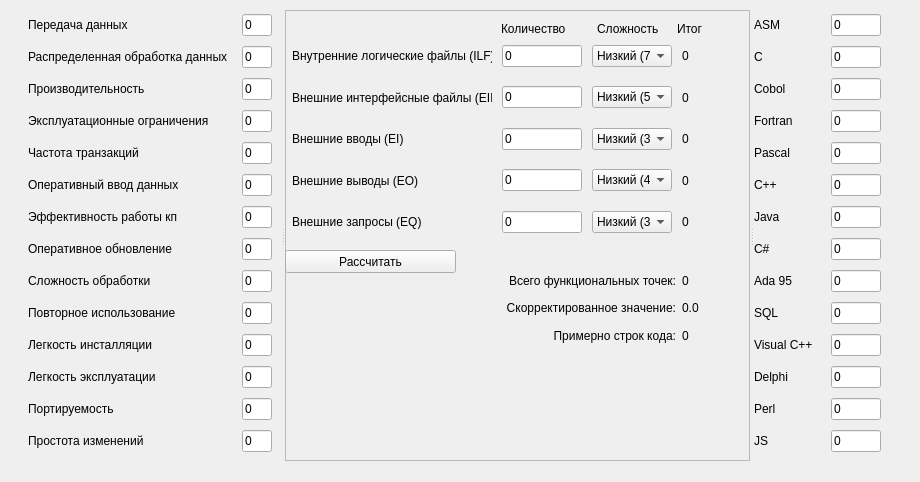
<?xml version="1.0" encoding="UTF-8"?>
<ui version="4.0">
 <class>FPMainWindow</class>
 <widget class="QMainWindow" name="FPMainWindow">
  <property name="geometry">
   <rect>
    <x>0</x>
    <y>0</y>
    <width>920</width>
    <height>482</height>
   </rect>
  </property>
  <property name="windowTitle">
   <string>Functional Points</string>
  </property>
  <widget class="QWidget" name="centralwidget">
   <widget class="QSplitter" name="splitter">
    <property name="geometry">
     <rect>
      <x>20</x>
      <y>10</y>
      <width>861</width>
      <height>451</height>
     </rect>
    </property>
    <property name="orientation">
     <enum>Qt::Horizontal</enum>
    </property>
    <widget class="QWidget" name="layoutWidget">
     <layout class="QVBoxLayout" name="verticalLayout">
      <item>
       <layout class="QHBoxLayout" name="horizontalLayout">
        <item>
         <widget class="QLabel" name="label">
          <property name="maximumSize">
           <size>
            <width>200</width>
            <height>16777215</height>
           </size>
          </property>
          <property name="text">
           <string>Передача данных</string>
          </property>
         </widget>
        </item>
        <item>
         <widget class="QLineEdit" name="entry_param1">
          <property name="maximumSize">
           <size>
            <width>30</width>
            <height>16777215</height>
           </size>
          </property>
          <property name="text">
           <string>0</string>
          </property>
         </widget>
        </item>
       </layout>
      </item>
      <item>
       <layout class="QHBoxLayout" name="horizontalLayout_2">
        <item>
         <widget class="QLabel" name="label_2">
          <property name="maximumSize">
           <size>
            <width>200</width>
            <height>16777215</height>
           </size>
          </property>
          <property name="text">
           <string>Распределенная обработка данных</string>
          </property>
         </widget>
        </item>
        <item>
         <widget class="QLineEdit" name="entry_param2">
          <property name="maximumSize">
           <size>
            <width>30</width>
            <height>16777215</height>
           </size>
          </property>
          <property name="text">
           <string>0</string>
          </property>
         </widget>
        </item>
       </layout>
      </item>
      <item>
       <layout class="QHBoxLayout" name="horizontalLayout_3">
        <item>
         <widget class="QLabel" name="label_3">
          <property name="maximumSize">
           <size>
            <width>200</width>
            <height>16777215</height>
           </size>
          </property>
          <property name="text">
           <string>Производительность</string>
          </property>
         </widget>
        </item>
        <item>
         <widget class="QLineEdit" name="entry_param3">
          <property name="maximumSize">
           <size>
            <width>30</width>
            <height>16777215</height>
           </size>
          </property>
          <property name="text">
           <string>0</string>
          </property>
         </widget>
        </item>
       </layout>
      </item>
      <item>
       <layout class="QHBoxLayout" name="horizontalLayout_4">
        <item>
         <widget class="QLabel" name="label_4">
          <property name="maximumSize">
           <size>
            <width>200</width>
            <height>16777215</height>
           </size>
          </property>
          <property name="text">
           <string>Эксплуатационные ограничения</string>
          </property>
         </widget>
        </item>
        <item>
         <widget class="QLineEdit" name="entry_param4">
          <property name="maximumSize">
           <size>
            <width>30</width>
            <height>16777215</height>
           </size>
          </property>
          <property name="text">
           <string>0</string>
          </property>
         </widget>
        </item>
       </layout>
      </item>
      <item>
       <layout class="QHBoxLayout" name="horizontalLayout_5">
        <item>
         <widget class="QLabel" name="label_5">
          <property name="maximumSize">
           <size>
            <width>200</width>
            <height>16777215</height>
           </size>
          </property>
          <property name="text">
           <string>Частота транзакций</string>
          </property>
         </widget>
        </item>
        <item>
         <widget class="QLineEdit" name="entry_param5">
          <property name="maximumSize">
           <size>
            <width>30</width>
            <height>16777215</height>
           </size>
          </property>
          <property name="text">
           <string>0</string>
          </property>
         </widget>
        </item>
       </layout>
      </item>
      <item>
       <layout class="QHBoxLayout" name="horizontalLayout_7">
        <item>
         <widget class="QLabel" name="label_7">
          <property name="maximumSize">
           <size>
            <width>200</width>
            <height>16777215</height>
           </size>
          </property>
          <property name="text">
           <string>Оперативный ввод данных</string>
          </property>
         </widget>
        </item>
        <item>
         <widget class="QLineEdit" name="entry_param6">
          <property name="maximumSize">
           <size>
            <width>30</width>
            <height>16777215</height>
           </size>
          </property>
          <property name="text">
           <string>0</string>
          </property>
         </widget>
        </item>
       </layout>
      </item>
      <item>
       <layout class="QHBoxLayout" name="horizontalLayout_8">
        <item>
         <widget class="QLabel" name="label_8">
          <property name="maximumSize">
           <size>
            <width>200</width>
            <height>16777215</height>
           </size>
          </property>
          <property name="text">
           <string>Эффективность работы кп</string>
          </property>
         </widget>
        </item>
        <item>
         <widget class="QLineEdit" name="entry_param7">
          <property name="maximumSize">
           <size>
            <width>30</width>
            <height>16777215</height>
           </size>
          </property>
          <property name="text">
           <string>0</string>
          </property>
         </widget>
        </item>
       </layout>
      </item>
      <item>
       <layout class="QHBoxLayout" name="horizontalLayout_12">
        <item>
         <widget class="QLabel" name="label_12">
          <property name="maximumSize">
           <size>
            <width>200</width>
            <height>16777215</height>
           </size>
          </property>
          <property name="text">
           <string>Оперативное обновление</string>
          </property>
         </widget>
        </item>
        <item>
         <widget class="QLineEdit" name="entry_param8">
          <property name="maximumSize">
           <size>
            <width>30</width>
            <height>16777215</height>
           </size>
          </property>
          <property name="text">
           <string>0</string>
          </property>
         </widget>
        </item>
       </layout>
      </item>
      <item>
       <layout class="QHBoxLayout" name="horizontalLayout_13">
        <item>
         <widget class="QLabel" name="label_13">
          <property name="maximumSize">
           <size>
            <width>200</width>
            <height>16777215</height>
           </size>
          </property>
          <property name="text">
           <string>Сложность обработки</string>
          </property>
         </widget>
        </item>
        <item>
         <widget class="QLineEdit" name="entry_param9">
          <property name="maximumSize">
           <size>
            <width>30</width>
            <height>16777215</height>
           </size>
          </property>
          <property name="text">
           <string>0</string>
          </property>
         </widget>
        </item>
       </layout>
      </item>
      <item>
       <layout class="QHBoxLayout" name="horizontalLayout_11">
        <item>
         <widget class="QLabel" name="label_11">
          <property name="maximumSize">
           <size>
            <width>200</width>
            <height>16777215</height>
           </size>
          </property>
          <property name="text">
           <string>Повторное использование</string>
          </property>
         </widget>
        </item>
        <item>
         <widget class="QLineEdit" name="entry_param10">
          <property name="maximumSize">
           <size>
            <width>30</width>
            <height>16777215</height>
           </size>
          </property>
          <property name="text">
           <string>0</string>
          </property>
         </widget>
        </item>
       </layout>
      </item>
      <item>
       <layout class="QHBoxLayout" name="horizontalLayout_10">
        <item>
         <widget class="QLabel" name="label_10">
          <property name="maximumSize">
           <size>
            <width>200</width>
            <height>16777215</height>
           </size>
          </property>
          <property name="text">
           <string>Легкость инсталляции</string>
          </property>
         </widget>
        </item>
        <item>
         <widget class="QLineEdit" name="entry_param11">
          <property name="maximumSize">
           <size>
            <width>30</width>
            <height>16777215</height>
           </size>
          </property>
          <property name="text">
           <string>0</string>
          </property>
         </widget>
        </item>
       </layout>
      </item>
      <item>
       <layout class="QHBoxLayout" name="horizontalLayout_15">
        <item>
         <widget class="QLabel" name="label_15">
          <property name="maximumSize">
           <size>
            <width>200</width>
            <height>16777215</height>
           </size>
          </property>
          <property name="text">
           <string>Легкость эксплуатации</string>
          </property>
         </widget>
        </item>
        <item>
         <widget class="QLineEdit" name="entry_param12">
          <property name="maximumSize">
           <size>
            <width>30</width>
            <height>16777215</height>
           </size>
          </property>
          <property name="text">
           <string>0</string>
          </property>
         </widget>
        </item>
       </layout>
      </item>
      <item>
       <layout class="QHBoxLayout" name="horizontalLayout_14">
        <item>
         <widget class="QLabel" name="label_14">
          <property name="maximumSize">
           <size>
            <width>200</width>
            <height>16777215</height>
           </size>
          </property>
          <property name="text">
           <string>Портируемость</string>
          </property>
         </widget>
        </item>
        <item>
         <widget class="QLineEdit" name="entry_param13">
          <property name="maximumSize">
           <size>
            <width>30</width>
            <height>16777215</height>
           </size>
          </property>
          <property name="text">
           <string>0</string>
          </property>
         </widget>
        </item>
       </layout>
      </item>
      <item>
       <layout class="QHBoxLayout" name="horizontalLayout_9">
        <item>
         <widget class="QLabel" name="label_9">
          <property name="maximumSize">
           <size>
            <width>200</width>
            <height>16777215</height>
           </size>
          </property>
          <property name="text">
           <string>Простота изменений</string>
          </property>
         </widget>
        </item>
        <item>
         <widget class="QLineEdit" name="entry_param14">
          <property name="maximumSize">
           <size>
            <width>30</width>
            <height>16777215</height>
           </size>
          </property>
          <property name="text">
           <string>0</string>
          </property>
         </widget>
        </item>
       </layout>
      </item>
     </layout>
    </widget>
    <widget class="QFrame" name="frame">
     <property name="minimumSize">
      <size>
       <width>420</width>
       <height>0</height>
      </size>
     </property>
     <property name="frameShape">
      <enum>QFrame::StyledPanel</enum>
     </property>
     <property name="frameShadow">
      <enum>QFrame::Raised</enum>
     </property>
     <widget class="QWidget" name="layoutWidget">
      <property name="geometry">
       <rect>
        <x>210</x>
        <y>10</y>
        <width>221</width>
        <height>18</height>
       </rect>
      </property>
      <layout class="QHBoxLayout" name="horizontalLayout_35">
       <item>
        <widget class="QLabel" name="label_27">
         <property name="minimumSize">
          <size>
           <width>84</width>
           <height>0</height>
          </size>
         </property>
         <property name="maximumSize">
          <size>
           <width>80</width>
           <height>16777215</height>
          </size>
         </property>
         <property name="text">
          <string>Количество</string>
         </property>
        </widget>
       </item>
       <item>
        <widget class="QLabel" name="label_28">
         <property name="minimumSize">
          <size>
           <width>65</width>
           <height>0</height>
          </size>
         </property>
         <property name="maximumSize">
          <size>
           <width>68</width>
           <height>16777215</height>
          </size>
         </property>
         <property name="text">
          <string>Сложность</string>
         </property>
        </widget>
       </item>
       <item>
        <widget class="QLabel" name="label_29">
         <property name="minimumSize">
          <size>
           <width>30</width>
           <height>0</height>
          </size>
         </property>
         <property name="maximumSize">
          <size>
           <width>30</width>
           <height>16777215</height>
          </size>
         </property>
         <property name="text">
          <string>Итог</string>
         </property>
        </widget>
       </item>
      </layout>
     </widget>
     <widget class="QWidget" name="layoutWidget">
      <property name="geometry">
       <rect>
        <x>3</x>
        <y>28</y>
        <width>411</width>
        <height>202</height>
       </rect>
      </property>
      <layout class="QVBoxLayout" name="verticalLayout_3">
       <item>
        <layout class="QHBoxLayout" name="horizontalLayout_33">
         <item>
          <widget class="QLabel" name="label_18">
           <property name="minimumSize">
            <size>
             <width>200</width>
             <height>0</height>
            </size>
           </property>
           <property name="maximumSize">
            <size>
             <width>200</width>
             <height>16777215</height>
            </size>
           </property>
           <property name="text">
            <string>Внутренние логические файлы (ILF)</string>
           </property>
          </widget>
         </item>
         <item>
          <widget class="QLineEdit" name="entry_ilf">
           <property name="minimumSize">
            <size>
             <width>80</width>
             <height>0</height>
            </size>
           </property>
           <property name="maximumSize">
            <size>
             <width>80</width>
             <height>16777215</height>
            </size>
           </property>
           <property name="text">
            <string>0</string>
           </property>
          </widget>
         </item>
         <item>
          <widget class="QComboBox" name="cb_ilf">
           <property name="minimumSize">
            <size>
             <width>70</width>
             <height>0</height>
            </size>
           </property>
           <property name="maximumSize">
            <size>
             <width>80</width>
             <height>16777215</height>
            </size>
           </property>
           <item>
            <property name="text">
             <string>Низкий (7)</string>
            </property>
           </item>
           <item>
            <property name="text">
             <string>Средний (10)</string>
            </property>
           </item>
           <item>
            <property name="text">
             <string>Высокий (15)</string>
            </property>
           </item>
          </widget>
         </item>
         <item>
          <widget class="QLabel" name="ILFLabel">
           <property name="maximumSize">
            <size>
             <width>10</width>
             <height>16777215</height>
            </size>
           </property>
           <property name="text">
            <string>0</string>
           </property>
          </widget>
         </item>
        </layout>
       </item>
       <item>
        <layout class="QHBoxLayout" name="horizontalLayout_34">
         <item>
          <widget class="QLabel" name="label_19">
           <property name="minimumSize">
            <size>
             <width>200</width>
             <height>0</height>
            </size>
           </property>
           <property name="maximumSize">
            <size>
             <width>200</width>
             <height>16777215</height>
            </size>
           </property>
           <property name="text">
            <string>Внешние интерфейсные файлы (EIF)</string>
           </property>
          </widget>
         </item>
         <item>
          <widget class="QLineEdit" name="entry_eif">
           <property name="minimumSize">
            <size>
             <width>80</width>
             <height>0</height>
            </size>
           </property>
           <property name="maximumSize">
            <size>
             <width>80</width>
             <height>16777215</height>
            </size>
           </property>
           <property name="text">
            <string>0</string>
           </property>
          </widget>
         </item>
         <item>
          <widget class="QComboBox" name="cb_eif">
           <property name="minimumSize">
            <size>
             <width>70</width>
             <height>0</height>
            </size>
           </property>
           <property name="maximumSize">
            <size>
             <width>80</width>
             <height>16777215</height>
            </size>
           </property>
           <item>
            <property name="text">
             <string>Низкий (5)</string>
            </property>
           </item>
           <item>
            <property name="text">
             <string>Средний (7)</string>
            </property>
           </item>
           <item>
            <property name="text">
             <string>Высокий (10)</string>
            </property>
           </item>
          </widget>
         </item>
         <item>
          <widget class="QLabel" name="EIFLabel">
           <property name="maximumSize">
            <size>
             <width>10</width>
             <height>16777215</height>
            </size>
           </property>
           <property name="text">
            <string>0</string>
           </property>
          </widget>
         </item>
        </layout>
       </item>
       <item>
        <layout class="QHBoxLayout" name="horizontalLayout_30">
         <item>
          <widget class="QLabel" name="label_20">
           <property name="minimumSize">
            <size>
             <width>200</width>
             <height>0</height>
            </size>
           </property>
           <property name="maximumSize">
            <size>
             <width>200</width>
             <height>16777215</height>
            </size>
           </property>
           <property name="text">
            <string>Внешние вводы (EI)</string>
           </property>
          </widget>
         </item>
         <item>
          <widget class="QLineEdit" name="entry_ei">
           <property name="minimumSize">
            <size>
             <width>80</width>
             <height>0</height>
            </size>
           </property>
           <property name="maximumSize">
            <size>
             <width>80</width>
             <height>16777215</height>
            </size>
           </property>
           <property name="text">
            <string>0</string>
           </property>
          </widget>
         </item>
         <item>
          <widget class="QComboBox" name="cb_ei">
           <property name="minimumSize">
            <size>
             <width>70</width>
             <height>0</height>
            </size>
           </property>
           <property name="maximumSize">
            <size>
             <width>80</width>
             <height>16777215</height>
            </size>
           </property>
           <item>
            <property name="text">
             <string>Низкий (3)</string>
            </property>
           </item>
           <item>
            <property name="text">
             <string>Средний (4)</string>
            </property>
           </item>
           <item>
            <property name="text">
             <string>Высокий (6)</string>
            </property>
           </item>
          </widget>
         </item>
         <item>
          <widget class="QLabel" name="EILabel">
           <property name="maximumSize">
            <size>
             <width>10</width>
             <height>16777215</height>
            </size>
           </property>
           <property name="text">
            <string>0</string>
           </property>
          </widget>
         </item>
        </layout>
       </item>
       <item>
        <layout class="QHBoxLayout" name="horizontalLayout_31">
         <item>
          <widget class="QLabel" name="label_16">
           <property name="minimumSize">
            <size>
             <width>200</width>
             <height>0</height>
            </size>
           </property>
           <property name="maximumSize">
            <size>
             <width>200</width>
             <height>16777215</height>
            </size>
           </property>
           <property name="text">
            <string>Внешние выводы (EO)</string>
           </property>
          </widget>
         </item>
         <item>
          <widget class="QLineEdit" name="entry_eo">
           <property name="minimumSize">
            <size>
             <width>80</width>
             <height>0</height>
            </size>
           </property>
           <property name="maximumSize">
            <size>
             <width>80</width>
             <height>16777215</height>
            </size>
           </property>
           <property name="text">
            <string>0</string>
           </property>
          </widget>
         </item>
         <item>
          <widget class="QComboBox" name="cb_eo">
           <property name="minimumSize">
            <size>
             <width>70</width>
             <height>0</height>
            </size>
           </property>
           <property name="maximumSize">
            <size>
             <width>80</width>
             <height>16777215</height>
            </size>
           </property>
           <item>
            <property name="text">
             <string>Низкий (4)</string>
            </property>
           </item>
           <item>
            <property name="text">
             <string>Средний (5)</string>
            </property>
           </item>
           <item>
            <property name="text">
             <string>Высокий (7)</string>
            </property>
           </item>
          </widget>
         </item>
         <item>
          <widget class="QLabel" name="EOLabel">
           <property name="maximumSize">
            <size>
             <width>10</width>
             <height>16777215</height>
            </size>
           </property>
           <property name="text">
            <string>0</string>
           </property>
          </widget>
         </item>
        </layout>
       </item>
       <item>
        <layout class="QHBoxLayout" name="horizontalLayout_32">
         <item>
          <widget class="QLabel" name="label_17">
           <property name="minimumSize">
            <size>
             <width>200</width>
             <height>0</height>
            </size>
           </property>
           <property name="maximumSize">
            <size>
             <width>200</width>
             <height>16777215</height>
            </size>
           </property>
           <property name="text">
            <string>Внешние запросы (EQ)</string>
           </property>
          </widget>
         </item>
         <item>
          <widget class="QLineEdit" name="entry_eq">
           <property name="minimumSize">
            <size>
             <width>80</width>
             <height>0</height>
            </size>
           </property>
           <property name="maximumSize">
            <size>
             <width>80</width>
             <height>16777215</height>
            </size>
           </property>
           <property name="text">
            <string>0</string>
           </property>
          </widget>
         </item>
         <item>
          <widget class="QComboBox" name="cb_eq">
           <property name="minimumSize">
            <size>
             <width>70</width>
             <height>0</height>
            </size>
           </property>
           <property name="maximumSize">
            <size>
             <width>80</width>
             <height>16777215</height>
            </size>
           </property>
           <item>
            <property name="text">
             <string>Низкий (3)</string>
            </property>
           </item>
           <item>
            <property name="text">
             <string>Средний (4)</string>
            </property>
           </item>
           <item>
            <property name="text">
             <string>Высокий (6)</string>
            </property>
           </item>
          </widget>
         </item>
         <item>
          <widget class="QLabel" name="EQLabel">
           <property name="maximumSize">
            <size>
             <width>10</width>
             <height>16777215</height>
            </size>
           </property>
           <property name="text">
            <string>0</string>
           </property>
          </widget>
         </item>
        </layout>
       </item>
      </layout>
     </widget>
     <widget class="QPushButton" name="btn_calculate">
      <property name="geometry">
       <rect>
        <x>0</x>
        <y>240</y>
        <width>171</width>
        <height>23</height>
       </rect>
      </property>
      <property name="text">
       <string>Рассчитать</string>
      </property>
     </widget>
     <widget class="QWidget" name="layoutWidget">
      <property name="geometry">
       <rect>
        <x>190</x>
        <y>260</y>
        <width>237</width>
        <height>76</height>
       </rect>
      </property>
      <layout class="QVBoxLayout" name="verticalLayout_4">
       <item>
        <layout class="QHBoxLayout" name="horizontalLayout_36">
         <item>
          <widget class="QLabel" name="label_21">
           <property name="text">
            <string>Всего функциональных точек:</string>
           </property>
           <property name="alignment">
            <set>Qt::AlignRight|Qt::AlignTrailing|Qt::AlignVCenter</set>
           </property>
          </widget>
         </item>
         <item>
          <widget class="QLabel" name="label_fp_total">
           <property name="minimumSize">
            <size>
             <width>30</width>
             <height>0</height>
            </size>
           </property>
           <property name="maximumSize">
            <size>
             <width>30</width>
             <height>16777215</height>
            </size>
           </property>
           <property name="text">
            <string>0</string>
           </property>
          </widget>
         </item>
        </layout>
       </item>
       <item>
        <layout class="QHBoxLayout" name="horizontalLayout_38">
         <item>
          <widget class="QLabel" name="label_23">
           <property name="text">
            <string>Скорректированное значение:</string>
           </property>
           <property name="alignment">
            <set>Qt::AlignRight|Qt::AlignTrailing|Qt::AlignVCenter</set>
           </property>
          </widget>
         </item>
         <item>
          <widget class="QLabel" name="label_fp_corrected">
           <property name="minimumSize">
            <size>
             <width>30</width>
             <height>0</height>
            </size>
           </property>
           <property name="maximumSize">
            <size>
             <width>30</width>
             <height>16777215</height>
            </size>
           </property>
           <property name="text">
            <string>0.0</string>
           </property>
          </widget>
         </item>
        </layout>
       </item>
       <item>
        <layout class="QHBoxLayout" name="horizontalLayout_37">
         <item>
          <widget class="QLabel" name="label_22">
           <property name="text">
            <string>Примерно строк кода:</string>
           </property>
           <property name="alignment">
            <set>Qt::AlignRight|Qt::AlignTrailing|Qt::AlignVCenter</set>
           </property>
          </widget>
         </item>
         <item>
          <widget class="QLabel" name="label_loc">
           <property name="minimumSize">
            <size>
             <width>30</width>
             <height>0</height>
            </size>
           </property>
           <property name="maximumSize">
            <size>
             <width>30</width>
             <height>16777215</height>
            </size>
           </property>
           <property name="text">
            <string>0</string>
           </property>
          </widget>
         </item>
        </layout>
       </item>
      </layout>
     </widget>
    </widget>
    <widget class="QWidget" name="layoutWidget">
     <layout class="QVBoxLayout" name="verticalLayout_2">
      <item>
       <layout class="QHBoxLayout" name="horizontalLayout_16">
        <item>
         <widget class="QLabel" name="label_31">
          <property name="text">
           <string>ASM</string>
          </property>
         </widget>
        </item>
        <item>
         <widget class="QLineEdit" name="entry_percent_asm">
          <property name="minimumSize">
           <size>
            <width>50</width>
            <height>0</height>
           </size>
          </property>
          <property name="maximumSize">
           <size>
            <width>50</width>
            <height>16777215</height>
           </size>
          </property>
          <property name="text">
           <string>0</string>
          </property>
         </widget>
        </item>
       </layout>
      </item>
      <item>
       <layout class="QHBoxLayout" name="horizontalLayout_17">
        <item>
         <widget class="QLabel" name="label_32">
          <property name="text">
           <string>C</string>
          </property>
         </widget>
        </item>
        <item>
         <widget class="QLineEdit" name="entry_percent_c">
          <property name="minimumSize">
           <size>
            <width>50</width>
            <height>0</height>
           </size>
          </property>
          <property name="maximumSize">
           <size>
            <width>50</width>
            <height>16777215</height>
           </size>
          </property>
          <property name="text">
           <string>0</string>
          </property>
         </widget>
        </item>
       </layout>
      </item>
      <item>
       <layout class="QHBoxLayout" name="horizontalLayout_18">
        <item>
         <widget class="QLabel" name="label_33">
          <property name="text">
           <string>Cobol</string>
          </property>
         </widget>
        </item>
        <item>
         <widget class="QLineEdit" name="entry_percent_cobol">
          <property name="minimumSize">
           <size>
            <width>50</width>
            <height>0</height>
           </size>
          </property>
          <property name="maximumSize">
           <size>
            <width>50</width>
            <height>16777215</height>
           </size>
          </property>
          <property name="text">
           <string>0</string>
          </property>
         </widget>
        </item>
       </layout>
      </item>
      <item>
       <layout class="QHBoxLayout" name="horizontalLayout_19">
        <item>
         <widget class="QLabel" name="label_34">
          <property name="text">
           <string>Fortran</string>
          </property>
         </widget>
        </item>
        <item>
         <widget class="QLineEdit" name="entry_percent_fortran">
          <property name="minimumSize">
           <size>
            <width>50</width>
            <height>0</height>
           </size>
          </property>
          <property name="maximumSize">
           <size>
            <width>50</width>
            <height>16777215</height>
           </size>
          </property>
          <property name="text">
           <string>0</string>
          </property>
         </widget>
        </item>
       </layout>
      </item>
      <item>
       <layout class="QHBoxLayout" name="horizontalLayout_20">
        <item>
         <widget class="QLabel" name="label_35">
          <property name="text">
           <string>Pascal</string>
          </property>
         </widget>
        </item>
        <item>
         <widget class="QLineEdit" name="entry_percent_pascal">
          <property name="minimumSize">
           <size>
            <width>50</width>
            <height>0</height>
           </size>
          </property>
          <property name="maximumSize">
           <size>
            <width>50</width>
            <height>16777215</height>
           </size>
          </property>
          <property name="text">
           <string>0</string>
          </property>
         </widget>
        </item>
       </layout>
      </item>
      <item>
       <layout class="QHBoxLayout" name="horizontalLayout_21">
        <item>
         <widget class="QLabel" name="label_36">
          <property name="text">
           <string>C++</string>
          </property>
         </widget>
        </item>
        <item>
         <widget class="QLineEdit" name="entry_percent_cpp">
          <property name="minimumSize">
           <size>
            <width>50</width>
            <height>0</height>
           </size>
          </property>
          <property name="maximumSize">
           <size>
            <width>50</width>
            <height>16777215</height>
           </size>
          </property>
          <property name="text">
           <string>0</string>
          </property>
         </widget>
        </item>
       </layout>
      </item>
      <item>
       <layout class="QHBoxLayout" name="horizontalLayout_22">
        <item>
         <widget class="QLabel" name="label_37">
          <property name="text">
           <string>Java</string>
          </property>
         </widget>
        </item>
        <item>
         <widget class="QLineEdit" name="entry_percent_java">
          <property name="minimumSize">
           <size>
            <width>50</width>
            <height>0</height>
           </size>
          </property>
          <property name="maximumSize">
           <size>
            <width>50</width>
            <height>16777215</height>
           </size>
          </property>
          <property name="text">
           <string>0</string>
          </property>
         </widget>
        </item>
       </layout>
      </item>
      <item>
       <layout class="QHBoxLayout" name="horizontalLayout_23">
        <item>
         <widget class="QLabel" name="label_70">
          <property name="text">
           <string>C#</string>
          </property>
         </widget>
        </item>
        <item>
         <widget class="QLineEdit" name="entry_percent_cs">
          <property name="minimumSize">
           <size>
            <width>50</width>
            <height>0</height>
           </size>
          </property>
          <property name="maximumSize">
           <size>
            <width>50</width>
            <height>16777215</height>
           </size>
          </property>
          <property name="text">
           <string>0</string>
          </property>
         </widget>
        </item>
       </layout>
      </item>
      <item>
       <layout class="QHBoxLayout" name="horizontalLayout_24">
        <item>
         <widget class="QLabel" name="label_43">
          <property name="text">
           <string>Ada 95</string>
          </property>
         </widget>
        </item>
        <item>
         <widget class="QLineEdit" name="entry_percent_ada">
          <property name="minimumSize">
           <size>
            <width>50</width>
            <height>0</height>
           </size>
          </property>
          <property name="maximumSize">
           <size>
            <width>50</width>
            <height>16777215</height>
           </size>
          </property>
          <property name="text">
           <string>0</string>
          </property>
         </widget>
        </item>
       </layout>
      </item>
      <item>
       <layout class="QHBoxLayout" name="horizontalLayout_25">
        <item>
         <widget class="QLabel" name="label_42">
          <property name="text">
           <string>SQL</string>
          </property>
         </widget>
        </item>
        <item>
         <widget class="QLineEdit" name="entry_percent_sql">
          <property name="minimumSize">
           <size>
            <width>50</width>
            <height>0</height>
           </size>
          </property>
          <property name="maximumSize">
           <size>
            <width>50</width>
            <height>16777215</height>
           </size>
          </property>
          <property name="text">
           <string>0</string>
          </property>
         </widget>
        </item>
       </layout>
      </item>
      <item>
       <layout class="QHBoxLayout" name="horizontalLayout_26">
        <item>
         <widget class="QLabel" name="label_41">
          <property name="text">
           <string>Visual C++</string>
          </property>
         </widget>
        </item>
        <item>
         <widget class="QLineEdit" name="entry_percent_vcpp">
          <property name="minimumSize">
           <size>
            <width>50</width>
            <height>0</height>
           </size>
          </property>
          <property name="maximumSize">
           <size>
            <width>50</width>
            <height>16777215</height>
           </size>
          </property>
          <property name="text">
           <string>0</string>
          </property>
         </widget>
        </item>
       </layout>
      </item>
      <item>
       <layout class="QHBoxLayout" name="horizontalLayout_27">
        <item>
         <widget class="QLabel" name="label_40">
          <property name="text">
           <string>Delphi</string>
          </property>
         </widget>
        </item>
        <item>
         <widget class="QLineEdit" name="entry_percent_delphi">
          <property name="minimumSize">
           <size>
            <width>50</width>
            <height>0</height>
           </size>
          </property>
          <property name="maximumSize">
           <size>
            <width>50</width>
            <height>16777215</height>
           </size>
          </property>
          <property name="text">
           <string>0</string>
          </property>
         </widget>
        </item>
       </layout>
      </item>
      <item>
       <layout class="QHBoxLayout" name="horizontalLayout_28">
        <item>
         <widget class="QLabel" name="label_39">
          <property name="text">
           <string>Perl</string>
          </property>
         </widget>
        </item>
        <item>
         <widget class="QLineEdit" name="entry_percent_perl">
          <property name="minimumSize">
           <size>
            <width>50</width>
            <height>0</height>
           </size>
          </property>
          <property name="maximumSize">
           <size>
            <width>50</width>
            <height>16777215</height>
           </size>
          </property>
          <property name="text">
           <string>0</string>
          </property>
         </widget>
        </item>
       </layout>
      </item>
      <item>
       <layout class="QHBoxLayout" name="horizontalLayout_29">
        <item>
         <widget class="QLabel" name="label_38">
          <property name="text">
           <string>JS</string>
          </property>
         </widget>
        </item>
        <item>
         <widget class="QLineEdit" name="entry_percent_prolog">
          <property name="minimumSize">
           <size>
            <width>50</width>
            <height>0</height>
           </size>
          </property>
          <property name="maximumSize">
           <size>
            <width>50</width>
            <height>16777215</height>
           </size>
          </property>
          <property name="text">
           <string>0</string>
          </property>
         </widget>
        </item>
       </layout>
      </item>
     </layout>
    </widget>
   </widget>
  </widget>
 </widget>
 <resources/>
 <connections/>
</ui>
